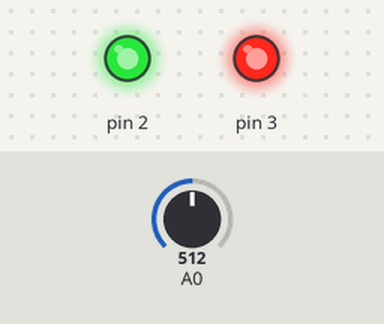
Bench run of a sketch on a simulated Arduino Uno, built with avr-gcc and run on an emulated ATmega328P. On the bench: output pins drawn as LEDs (lit = HIGH). Inputs (shaded band) come from the test bench; at power-on: A0 = 512. Random numbers use the default seed unless the sketch sets one; pins used as bus, display or sensor lines are not drawn.

Above: at 0.1 s.
At 4.1 s:
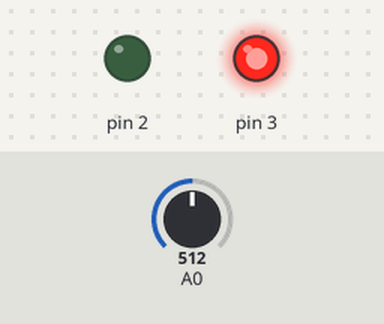
At 8.1 s:
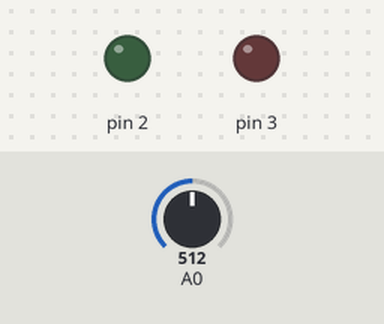
Timing chart, 0 to 9.6 s (numbered marks = the images above):
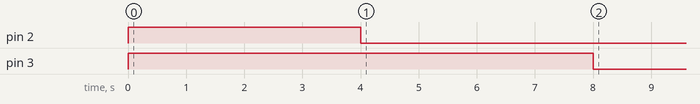

Measured:
- by itself, pin 2: LOW → HIGH at 0.00 s, → LOW 4.0 s later
- by itself, pin 3: LOW → HIGH at 0.00 s, → LOW 8.0 s later

The sketch:

sketch.ino
```cpp
float RGB1[3];
float RGB2[3];
float INC[3];

int red, green, blue;

void setup() {
  pinMode(1, OUTPUT);
  pinMode(2, OUTPUT);
  pinMode(3, OUTPUT);

  Serial.begin(9600);

  randomSeed(analogRead(0));

  RGB1[0] = 0;
  RGB1[1] = 0;
  RGB1[2] = 0;

  RGB2[0] = random(256);
  RGB2[1] = random(256);
  RGB2[2] = random(256);

}

void loop() {
  digitalWrite(1, HIGH);
  digitalWrite(2, HIGH);
  digitalWrite(3, HIGH);
  delay(4000);
  digitalWrite(2, LOW);
  delay(4000);

  randomSeed(analogRead(0));
  for(int x=0; x<3; x++){
    INC[x] = (RGB1[x] - RGB2[x]) / 256;
  }

  for(int x=0; x<256; x++){

    red = int(RGB1[0]);
    green = int(RGB1[1]);
    blue = int(RGB1[2]);

    analogWrite(3, red);
    analogWrite(2, green);
    analogWrite(1, blue);
    delay(150);

    RGB1[0] -= INC[0];
    RGB2[1] -= INC[1];
    RGB1[2] -= INC[2];

    for(int x=0; x<3; x++){
      RGB2[x] = random(556)-300;
      RGB2[x] = constrain(RGB2[x],0,255);
      delay(1000);

    }

  }

}
```
